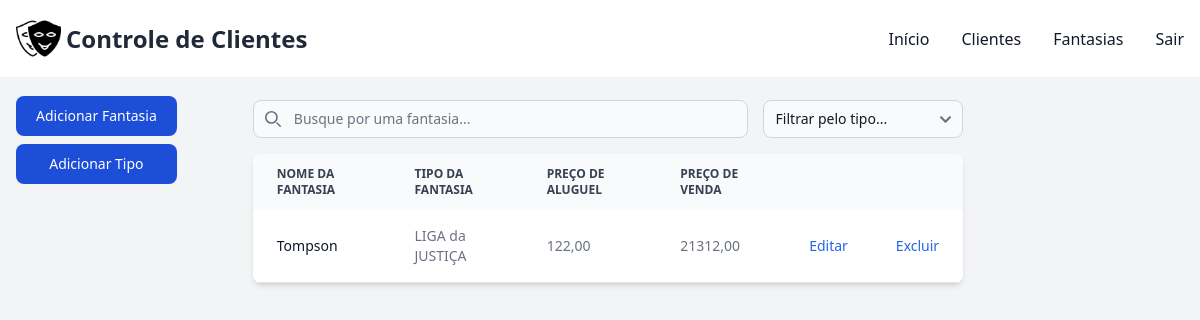
Before: /controle/fantasias/tipo/2/ (signed in) with the older database file.
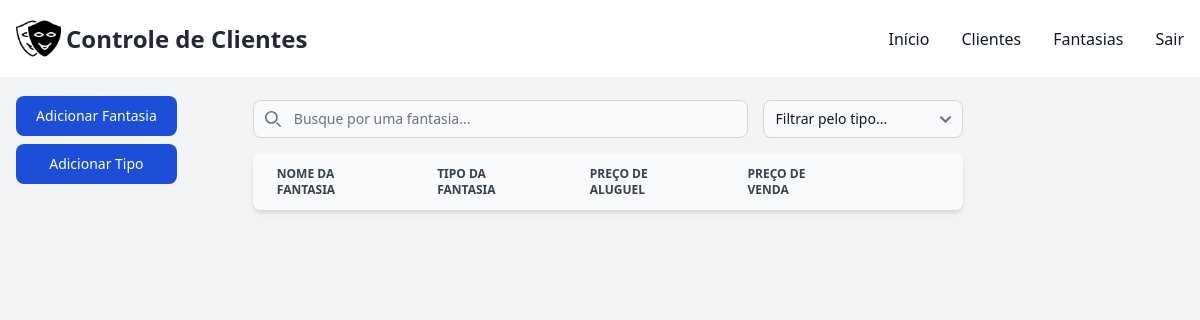
After: the same page with the newer database file.
### controle/models.py (models this page shows, shortened)
class Fantasia(models.Model):
    usuario = models.ForeignKey(User, on_delete=models.CASCADE)
    nome_fantasia = models.CharField(max_length=60)
    preco_venda = models.DecimalField(max_digits=10, decimal_places=2, blank=True, null=True)
    preco_aluguel = models.DecimalField(max_digits=10, decimal_places=2, blank=True, null=True)
    tipo_fantasia = models.ForeignKey(Tipo, on_delete=models.CASCADE)

class Tipo(models.Model):
    usuario = models.ForeignKey(User, on_delete=models.CASCADE)
    nome_tipo = models.CharField(max_length=60, unique=True, null=False)

### controle/views.py (the view)
# urls.py: path('fantasias/tipo/<int:id_tipo>/', views.filtrar_fantasia, name='filtrar_fantasia'),
@login_required(login_url="/controle/login")
def filtrar_fantasia(request, id_tipo):
    sessao = request.user
    if(id_tipo != None):
        fantasias = Fantasia.objects.filter(usuario=sessao, tipo_fantasia=id_tipo)
    else:
        fantasias = Fantasia.objects.filter(usuario=sessao)
    tipos = Tipo.objects.filter(usuario=sessao)
    context = {
        'fantasias': fantasias,
        'tipos': tipos,
    }
    return render(request, 'fantasias.html', context)

### controle/templates/fantasias.html (shortened to what the changed rows need)
{% extends "base.html" %}
{% block conteudo %}
    <div class="pt-4 pl-4">
        <div class="flex justify-center">
            <div  class="flex flex-col lg:w-3/5 w-4/5">
            <div class="relative overflow-x-auto shadow-md sm:rounded-lg">
                <table class="w-full text-sm text-left rtl:text-right text-gray-500">
                    <thead class="text-xs text-gray-700 uppercase bg-gray-50">
                        <tr>
                            <th scope="col" class="px-6 py-3">
                                Nome da Fantasia
                            </th>
                            <th scope="col" class="px-6 py-3">
                                Tipo da Fantasia
                            </th>
                            <th scope="col" class="px-6 py-3">
                                Preço de Aluguel
                            </th>
                            <th scope="col" class="px-6 py-3">
                                Preço de Venda
                            </th>
                            <th scope="col" class="px-6 py-3">
                            </th>
                            <th scope="col" class="px-6 py-3">
                            </th>
                        </tr>
                    </thead>
                    <tbody>
                        {% for fantasia in fantasias %}
                        <tr class="bg-white border-b">
                            <th scope="row" class="px-6 py-4 font-medium text-gray-900 whitespace-nowrap">
                                {{ fantasia.nome_fantasia|truncatechars:52 }}
                            </th>
                            <td class="px-6 py-4">
                                {{ fantasia.tipo_fantasia.nome_tipo }}
                            </td>
                            <td class="px-6 py-4">
                                {% if fantasia.preco_aluguel %}
                                    {{ fantasia.preco_aluguel }}
                                {% else %}
                                    -
                                {% endif %}
                            </td>
                            <td class="px-6 py-4">
                                {% if fantasia.preco_venda %}
                                    {{ fantasia.preco_venda }}
                                {% else %}
                                    -
                                {% endif %}
                            </td>
                            <td class="px-6 py-4">
                                <button data-fantasia-id="{{ fantasia.id }}" data-modal-target="editar-modal" data-modal-toggle="editar-modal" class="font-medium text-blue-600 hover:underline">Editar</button>
                            </td>
                            <td class="px-6 py-4">
                                <button data-fantasia-id="{{ fantasia.id }}" class="font-medium text-blue-600 hover:underline" onclick="excluirFantasia(event)">Excluir</button>
                            </td>
                        </tr>
                        {% endfor %}
                    </tbody>
                </table>
            </div>
        </div>
    </div>
    </div>
    {% load static %}
{% endblock %}

Changed rows visible on the page:
removed Fantasia: nome_fantasia "Tompson", tipo_fantasia.nome_tipo "LIGA da JUSTIÇA", preco_aluguel "122,00", preco_venda "21312,00"
